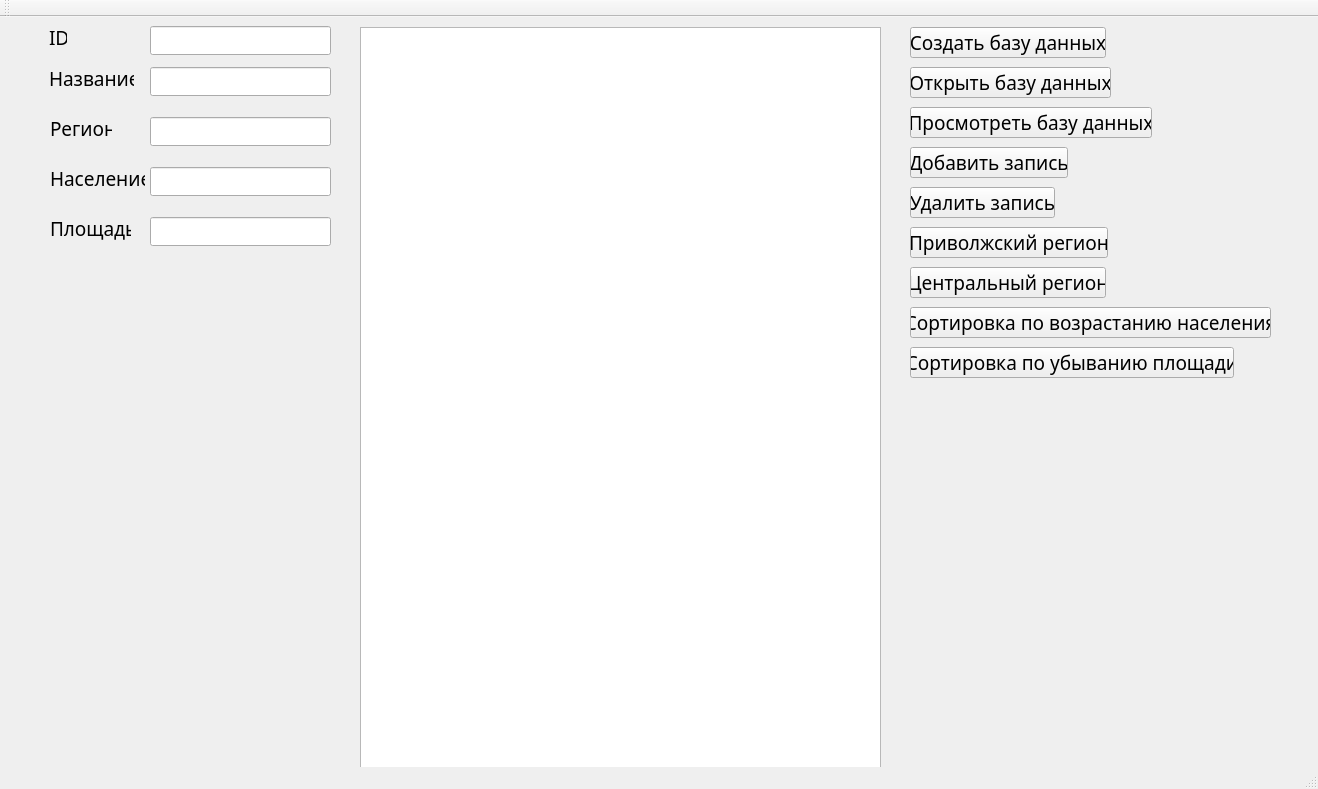
<?xml version="1.0" encoding="UTF-8"?>
<ui version="4.0">
 <class>MainWindow</class>
 <widget class="QMainWindow" name="MainWindow">
  <property name="geometry">
   <rect>
    <x>0</x>
    <y>0</y>
    <width>1318</width>
    <height>789</height>
   </rect>
  </property>
  <property name="minimumSize">
   <size>
    <width>1318</width>
    <height>422</height>
   </size>
  </property>
  <property name="windowTitle">
   <string>MainWindow</string>
  </property>
  <widget class="QWidget" name="centralWidget">
   <widget class="QLabel" name="label_ID">
    <property name="geometry">
     <rect>
      <x>49</x>
      <y>9</y>
      <width>18</width>
      <height>23</height>
     </rect>
    </property>
    <property name="font">
     <font>
      <family>Fira Sans Medium</family>
      <pointsize>14</pointsize>
     </font>
    </property>
    <property name="text">
     <string>ID</string>
    </property>
   </widget>
   <widget class="QLineEdit" name="lineEdit_ID">
    <property name="geometry">
     <rect>
      <x>150</x>
      <y>9</y>
      <width>181</width>
      <height>29</height>
     </rect>
    </property>
    <property name="font">
     <font>
      <family>Fira Sans Medium</family>
      <pointsize>14</pointsize>
     </font>
    </property>
   </widget>
   <widget class="QLabel" name="label_Name">
    <property name="geometry">
     <rect>
      <x>49</x>
      <y>50</y>
      <width>85</width>
      <height>23</height>
     </rect>
    </property>
    <property name="font">
     <font>
      <family>Fira Sans Medium</family>
      <pointsize>14</pointsize>
     </font>
    </property>
    <property name="text">
     <string>Название</string>
    </property>
   </widget>
   <widget class="QLineEdit" name="lineEdit_Name">
    <property name="geometry">
     <rect>
      <x>150</x>
      <y>50</y>
      <width>181</width>
      <height>29</height>
     </rect>
    </property>
    <property name="font">
     <font>
      <family>Fira Sans Medium</family>
      <pointsize>14</pointsize>
     </font>
    </property>
   </widget>
   <widget class="QLabel" name="label_Region">
    <property name="geometry">
     <rect>
      <x>50</x>
      <y>100</y>
      <width>62</width>
      <height>23</height>
     </rect>
    </property>
    <property name="font">
     <font>
      <family>Fira Sans Medium</family>
      <pointsize>14</pointsize>
     </font>
    </property>
    <property name="text">
     <string>Регион</string>
    </property>
   </widget>
   <widget class="QLineEdit" name="lineEdit_Region">
    <property name="geometry">
     <rect>
      <x>150</x>
      <y>100</y>
      <width>181</width>
      <height>29</height>
     </rect>
    </property>
    <property name="font">
     <font>
      <family>Fira Sans Medium</family>
      <pointsize>14</pointsize>
     </font>
    </property>
   </widget>
   <widget class="QLabel" name="label_Population">
    <property name="geometry">
     <rect>
      <x>50</x>
      <y>150</y>
      <width>95</width>
      <height>23</height>
     </rect>
    </property>
    <property name="font">
     <font>
      <family>Fira Sans Medium</family>
      <pointsize>14</pointsize>
     </font>
    </property>
    <property name="text">
     <string>Население</string>
    </property>
   </widget>
   <widget class="QLineEdit" name="lineEdit_Population">
    <property name="geometry">
     <rect>
      <x>150</x>
      <y>150</y>
      <width>181</width>
      <height>29</height>
     </rect>
    </property>
    <property name="font">
     <font>
      <family>Fira Sans Medium</family>
      <pointsize>14</pointsize>
     </font>
    </property>
   </widget>
   <widget class="QLabel" name="label_Area">
    <property name="geometry">
     <rect>
      <x>50</x>
      <y>200</y>
      <width>81</width>
      <height>23</height>
     </rect>
    </property>
    <property name="font">
     <font>
      <family>Fira Sans Medium</family>
      <pointsize>14</pointsize>
     </font>
    </property>
    <property name="text">
     <string>Площадь</string>
    </property>
   </widget>
   <widget class="QLineEdit" name="lineEdit_Area">
    <property name="geometry">
     <rect>
      <x>150</x>
      <y>200</y>
      <width>181</width>
      <height>29</height>
     </rect>
    </property>
    <property name="font">
     <font>
      <family>Fira Sans Medium</family>
      <pointsize>14</pointsize>
     </font>
    </property>
   </widget>
   <widget class="QPushButton" name="openDatabaseButton">
    <property name="geometry">
     <rect>
      <x>910</x>
      <y>50</y>
      <width>201</width>
      <height>31</height>
     </rect>
    </property>
    <property name="font">
     <font>
      <family>Fira Sans Medium</family>
      <pointsize>14</pointsize>
     </font>
    </property>
    <property name="text">
     <string>Открыть базу данных</string>
    </property>
   </widget>
   <widget class="QPushButton" name="addRecordButton">
    <property name="geometry">
     <rect>
      <x>910</x>
      <y>130</y>
      <width>158</width>
      <height>31</height>
     </rect>
    </property>
    <property name="font">
     <font>
      <family>Fira Sans Medium</family>
      <pointsize>14</pointsize>
     </font>
    </property>
    <property name="text">
     <string>Добавить запись</string>
    </property>
   </widget>
   <widget class="QPushButton" name="deleteRecordButton">
    <property name="geometry">
     <rect>
      <x>910</x>
      <y>170</y>
      <width>145</width>
      <height>31</height>
     </rect>
    </property>
    <property name="font">
     <font>
      <family>Fira Sans Medium</family>
      <pointsize>14</pointsize>
     </font>
    </property>
    <property name="text">
     <string>Удалить запись</string>
    </property>
   </widget>
   <widget class="QPushButton" name="viewDataButton">
    <property name="geometry">
     <rect>
      <x>910</x>
      <y>90</y>
      <width>242</width>
      <height>31</height>
     </rect>
    </property>
    <property name="font">
     <font>
      <family>Fira Sans Medium</family>
      <pointsize>14</pointsize>
     </font>
    </property>
    <property name="text">
     <string>Просмотреть базу данных</string>
    </property>
   </widget>
   <widget class="QPushButton" name="centralRegionButton">
    <property name="geometry">
     <rect>
      <x>910</x>
      <y>250</y>
      <width>196</width>
      <height>31</height>
     </rect>
    </property>
    <property name="font">
     <font>
      <family>Fira Sans Medium</family>
      <pointsize>14</pointsize>
     </font>
    </property>
    <property name="text">
     <string>Центральный регион</string>
    </property>
   </widget>
   <widget class="QPushButton" name="privolzhskyRegionButton">
    <property name="geometry">
     <rect>
      <x>910</x>
      <y>210</y>
      <width>198</width>
      <height>31</height>
     </rect>
    </property>
    <property name="font">
     <font>
      <family>Fira Sans Medium</family>
      <pointsize>14</pointsize>
     </font>
    </property>
    <property name="text">
     <string>Приволжский регион</string>
    </property>
   </widget>
   <widget class="QPushButton" name="populationASCButton">
    <property name="geometry">
     <rect>
      <x>910</x>
      <y>290</y>
      <width>361</width>
      <height>31</height>
     </rect>
    </property>
    <property name="font">
     <font>
      <family>Fira Sans Medium</family>
      <pointsize>14</pointsize>
     </font>
    </property>
    <property name="text">
     <string>Сортировка по возрастанию населения</string>
    </property>
   </widget>
   <widget class="QPushButton" name="areaDESCButton">
    <property name="geometry">
     <rect>
      <x>910</x>
      <y>330</y>
      <width>324</width>
      <height>31</height>
     </rect>
    </property>
    <property name="font">
     <font>
      <family>Fira Sans Medium</family>
      <pointsize>14</pointsize>
     </font>
    </property>
    <property name="text">
     <string>Сортировка по убыванию площади</string>
    </property>
   </widget>
   <widget class="QPushButton" name="createDatabaseButton">
    <property name="geometry">
     <rect>
      <x>910</x>
      <y>10</y>
      <width>196</width>
      <height>31</height>
     </rect>
    </property>
    <property name="font">
     <font>
      <family>Fira Sans Medium</family>
      <pointsize>14</pointsize>
     </font>
    </property>
    <property name="text">
     <string>Создать базу данных</string>
    </property>
   </widget>
   <widget class="QTableView" name="tableView">
    <property name="geometry">
     <rect>
      <x>360</x>
      <y>10</y>
      <width>521</width>
      <height>741</height>
     </rect>
    </property>
    <property name="font">
     <font>
      <family>Fira Sans</family>
      <pointsize>12</pointsize>
     </font>
    </property>
   </widget>
  </widget>
  <widget class="QMenuBar" name="menuBar">
   <property name="geometry">
    <rect>
     <x>0</x>
     <y>0</y>
     <width>1318</width>
     <height>21</height>
    </rect>
   </property>
  </widget>
  <widget class="QToolBar" name="mainToolBar">
   <attribute name="toolBarArea">
    <enum>TopToolBarArea</enum>
   </attribute>
   <attribute name="toolBarBreak">
    <bool>false</bool>
   </attribute>
  </widget>
  <widget class="QStatusBar" name="statusBar"/>
 </widget>
 <layoutdefault spacing="6" margin="11"/>
 <resources/>
 <connections/>
</ui>
